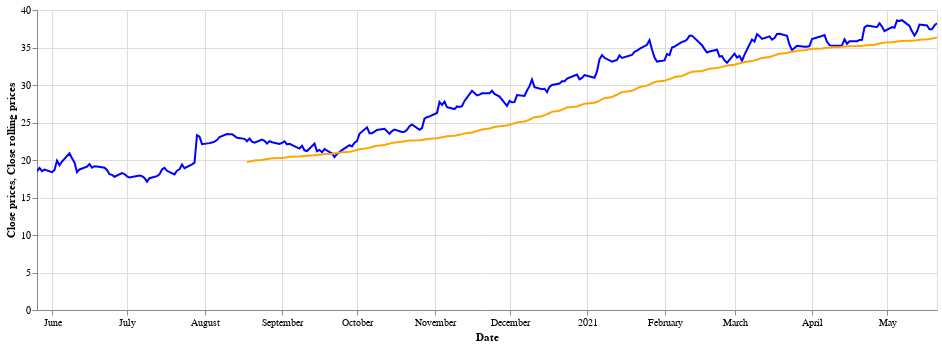

Here is the notebook cell this chart was saved with:
### Code cell
df1 = pd.DataFrame(close_rol)
df1 = df1.merge(df['Close'], left_index=True, right_index=True)
df1.columns = ['Close rolling prices', 'Close prices']

chart2 = alt.Chart(df1.reset_index()).mark_line().encode(
    x='Date:T'
    ).properties(
        width=900, 
        height=300)

alt.layer(
    chart2.mark_line(color='blue').encode(y='Close prices'),
    chart2.mark_line(color='orange').encode(y='Close rolling prices'),
).interactive()

### Figure 1 — Vega-Lite specification as saved in the notebook (floating-point values rounded to 4 significant figures; data arrays with more than 128 entries replaced by an {"elided": "..."} marker saying what was removed)
{"config": {"view": {"continuousWidth": 400, "continuousHeight": 300}}, "layer": [{"mark": {"type": "line", "color": "blue"}, "encoding": {"x": {"type": "temporal", "field": "Date"}, "y": {"type": "quantitative", "field": "Close prices"}}, "height": 300, "selection": {"selector003": {"type": "interval", "bind": "scales", "encodings": ["x", "y"]}}, "width": 900}, {"mark": {"type": "line", "color": "orange"}, "encoding": {"x": {"type": "temporal", "field": "Date"}, "y": {"type": "quantitative", "field": "Close rolling prices"}}, "height": 300, "width": 900}], "data": {"name": "data-6c253cc85b636e5eb2e901981aa72819"}, "$schema": "https://vega.github.io/schema/vega-lite/v4.8.1.json", "datasets": {"data-6c253cc85b636e5eb2e901981aa72819": {"elided": "251 records"}}}
